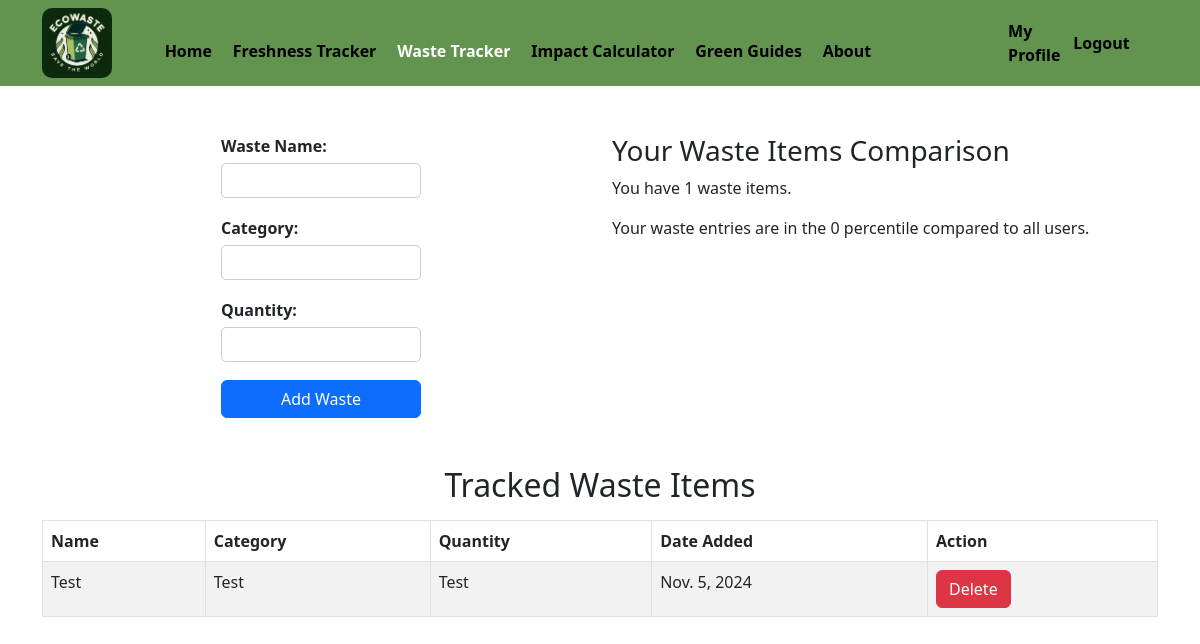
The page /waste-tracker/ (signed in) on the database as committed earlier.
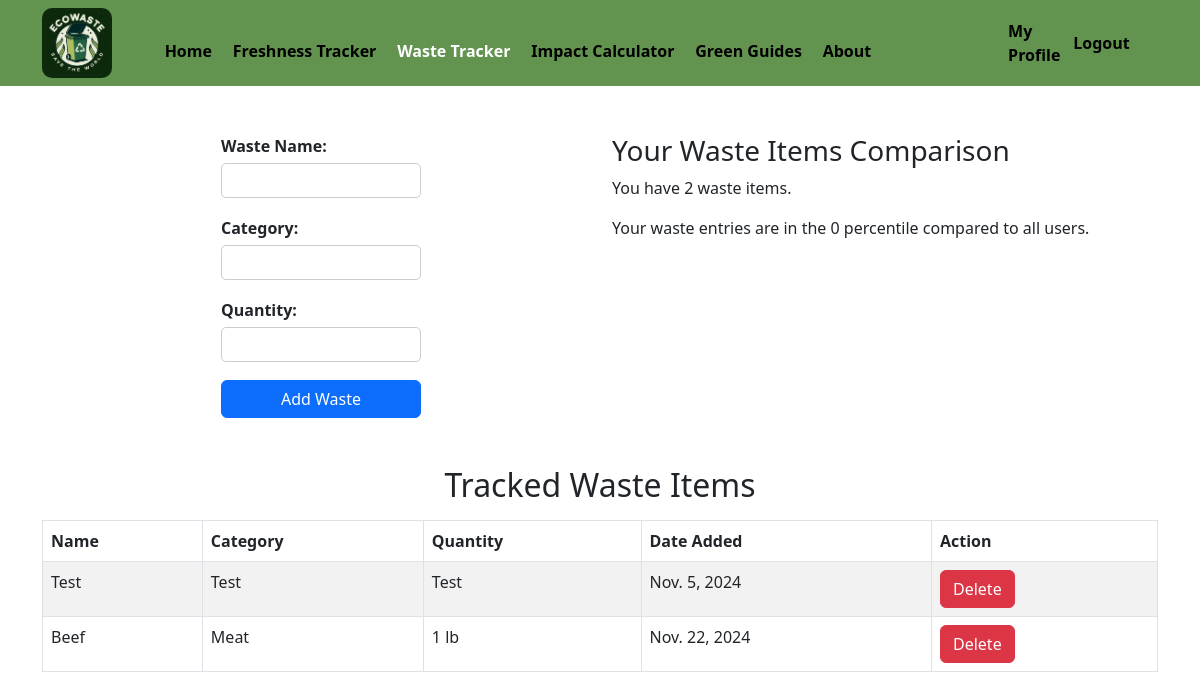
The same page on the database as committed later.
### ecowaste/models.py (models this page shows, shortened)
class WasteItem(models.Model):
    user = models.ForeignKey(User, on_delete=models.CASCADE, null=True, blank=True)
    name = models.CharField(max_length=100)
    category = models.CharField(max_length=50)
    quantity = models.CharField(max_length=50)
    date_added = models.DateField(auto_now_add=True)
    """
    Convert CO₂e from kilograms to pounds.
    """

### ecowaste/views.py (the view)
# urls.py: path('waste-tracker/', views.waste_tracker, name="ecowaste-waste-tracker"),
def waste_tracker(request):
    if request.user.is_authenticated:
        if request.method == 'POST':
            form = WasteItemForm(request.POST)
            if form.is_valid():
                waste_item = form.save(commit=False)
                waste_item.user = request.user
                waste_item.save()
                return redirect('ecowaste-waste-tracker')
        else:
            form = WasteItemForm()
        waste_items = WasteItem.objects.filter(user=request.user)
    else:
        form = WasteItemForm()
    user_waste_count = WasteItem.objects.filter(user=request.user).count()
    all_users_waste_count = WasteItem.objects.values('user').annotate(count=Count('id')).order_by('count')
    total_users = len(all_users_waste_count)
    lower_percentile = 100 * sum(1 for x in all_users_waste_count if x['count'] < user_waste_count) / total_users
    waste_items = WasteItem.objects.filter(user=request.user)
    return render(request, "ecowaste/waste-tracker.html", {
        'form': form,
        'waste_items': waste_items,
        'percentile': lower_percentile,
    })

### ecowaste/forms.py (shortened to what this page needs)
class WasteItemForm(forms.ModelForm):
    name = forms.CharField(max_length=100, required=True, label="Waste Name")
    category = forms.CharField(max_length=100, required=True, label="Category")
    quantity = forms.CharField(max_length=100, required=True, label="Quantity")
    class Meta:
        model = WasteItem
        fields = ('name', 'category', 'quantity')

### ecowaste/templates/ecowaste/waste-tracker.html (shortened to what this page needs)
{% extends 'ecowaste/base.html' %}
{% load static %}
{% block content %}
    <link rel="stylesheet" href="{% static 'styles.css' %}">
    <div class="container mt-5">
        <div class="row">
            <div class="col-md-6">
                <form method="POST">
                    {{ form.as_p }}
                    <button type="submit" class="btn btn-primary">Add Waste</button>
                </form>
            </div>
            <div class="col-md-6">
                <h3>Your Waste Items Comparison</h3>
                <p>You have {{ waste_items.count }} waste items.</p>
                <p>Your waste entries are in the {{ percentile|floatformat:0 }} percentile compared to all users.</p>
            </div>
        </div>
    </div>
    <h2 class="mt-5">Tracked Waste Items</h2>
    <table class="table table-striped table-bordered mt-3">
        <thead>
            <tr>
                <th>Name</th>
                <th>Category</th>
                <th>Quantity</th>
                <th>Date Added</th>
                <th>Action</th>
            </tr>
        </thead>
        <tbody>
            {% for item in waste_items %}
                <tr>
                    <td>{{ item.name }}</td>
                    <td>{{ item.category }}</td>
                    <td>{{ item.quantity }}</td>
                    <td>{{ item.date_added }}</td>
                    <td>
                        <form method="POST" action="{% url 'delete_waste_item' item.id %}" style="display:inline;">
                            <button type="submit" class="btn btn-danger">Delete</button>
                        </form>
                    </td>
                </tr>
            {% empty %}
                <tr>
                    <td colspan="5" class="text-center">No waste items tracked yet.</td>
                </tr>
            {% endfor %}
        </tbody>
    </table>
{% endblock content %}

### ecowaste/templates/ecowaste/base.html (shortened to what this page needs)
<!DOCTYPE html>
<html lang="en">
    <head>
        {% load static %}
        <link href="https://cdn.jsdelivr.net/npm/bootstrap@5.2.3/dist/css/bootstrap.min.css"
              rel="stylesheet"
>
        <link rel="stylesheet" href="{% static 'styles.css' %}">
    </head>
    <body>
        <nav class="navbar navbar-expand-lg">
            <div class="container">
                <div class="navbar-logo" href="">
                    <img src="{% static 'logo.png' %}" alt="EcoWaste Logo" style="height: 70px; border-radius:10px;">
                </div>
                <div class="collapse navbar-collapse" id="navbarNav">
                    <ul class="navbar-nav">
                        <li class="nav-item">
                            <a class="nav-link {% if request.path == '/' %}active{% endif %}" href="{% url 'ecowaste-home' %}">Home</a>
                        </li>
                        <li class="nav-item">
                            <a class="nav-link {% if request.path == '/freshness-tracker/' %}active{% endif %}" href="{% url 'ecowaste-freshness-tracker' %}">Freshness Tracker</a>
                        </li>
                        <li class="nav-item">
                            <a class="nav-link {% if request.path == '/waste-tracker/' %}active{% endif %}" href="{% url 'ecowaste-waste-tracker' %}">Waste Tracker</a>
                        </li>
                        <li class="nav-item">
                            <a class="nav-link {% if request.path == '/impact-calculator/' %}active{% endif %}" href="{% url 'ecowaste-impact-calculator' %}">Impact Calculator</a>
                        </li>
                        <li class="nav-item">
                            <a class="nav-link {% if request.path == '/green-guides/' %}active{% endif %}" href="{% url 'ecowaste-green-guides' %}">Green Guides</a>
                        </li>
                        <li class="nav-item">
                            <a class="nav-link {% if request.path == '/about/' %}active{% endif %}" href="{% url 'ecowaste-about' %}">About</a>
                        </li>
                    </ul>
                </div>
                <div class="navbar-nav align-items-center">
                    {% if user.is_authenticated %}
                    <a class="nav-item nav-link" href="{% url 'user-profile' %}">My Profile</a>
                    <form method="post" action="{% url 'user-logout' %}" style="display: inline;">
                        <button type="submit" class="nav-item nav-link btn btn-link" style="padding: 0; border: none; cursor: pointer;">Logout</button>
                    </form>
                    {% else %}
                    <a class="nav-item nav-link" href="{% url 'user-login' %}">Login</a>
                    <a class="nav-item nav-link" href="{% url 'user-register' %}">Register</a>
                    {% endif %}
                </div>
            </div>
        </nav>
        <div class="container mt-1">
            {% block content %} {% endblock content %}
        </div>
    </body>
</html>

### ecowaste/static/styles.css (style rules this page uses)
.navbar { background-color: #62934f; color: white; font-weight: bold; }
.navbar-logo { padding-right: 4%; }
.navbar-nav .nav-link.active { background-color: #62934f; color: white; font-weight: bold; border-radius: 5px; }
.navbar-nav .nav-link { color: rgb(0, 0, 0); border-radius: 5px; }
.navbar-nav { display: flex; gap: 0.3rem; }
form { display: flex; flex-direction: column; align-items:stretch; align-content:stretch; gap: 0.1rem; width: 90%; max-width: 200px; margin: 0 auto; }
form label { display: block; font-weight: bold; margin-bottom: 0.3rem; width: 100%; }
form input[type="text"], form select { width: 100%; max-width: 380px; padding: 0.3rem; font-size: 1rem; border: 1px solid #ccc; border-radius: 5px; box-sizing: border-box; }
form button { background-color: #47a362; color: white; border: none; padding: 0.75rem 1rem; border-radius: 5px; font-size: 1rem; cursor: pointer; transition: background-color 0.3s; }
ul { list-style-type: none; padding: 0; margin-top: 1rem; }
ul li { padding: 0.3rem 0; }
a { padding: 0.3rem 0; }
h1, h2 { text-align: center; margin-bottom: 1rem; }

Rows that differ between the two databases and show on the page:
added WasteItem: name "Beef", category "Meat", quantity "1 lb", date_added "Nov. 22, 2024"
Other text that changed with them:
{{ waste_items.count }}: "1" → "2"
